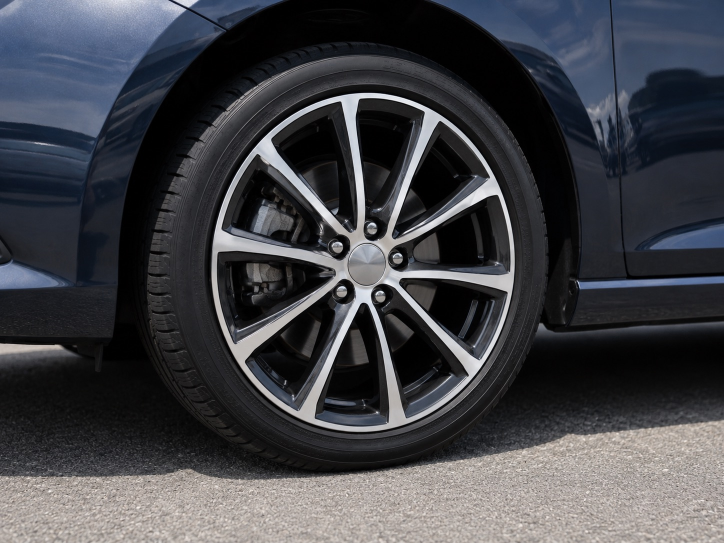
#> input picture src/assets/photos_sections/Jantepolibi-ton.jpg, 1448 x 1086 px, given in place of 01-jante-avant.jpg, which was not available (shown at 1/2 size)
$ python optimize-photos.py ../src/assets/photos_sections/Jantepolibi-ton.jpg
#> lines starting #> are read from the running program, lines starting #| are printed output that depends on the picture
#!/usr/bin/env python3
"""Génère les variantes WebP + JPEG (240 / 800 / 1600 px, plafonnées à la taille native)
des photos client dans src/assets/photos/ et le manifeste manifest.json.

Usage : python3 scripts/optimize-photos.py <dossier-des-sources>
Les sources sont déclarées dans SOURCES (chemin relatif au dossier -> nom de sortie).
"""
import json, sys
from pathlib import Path
from PIL import Image, ImageOps

SOURCES = {
    "avant-apres/01-jante-avant.jpg": "01-jante-avant",
    "avant-apres/01-jante-apres.jpg": "01-jante-apres",
    "avant-apres/02-bouclier-rouge-avant.jpg": "02-bouclier-rouge-avant",
    "avant-apres/02-bouclier-rouge-apres.jpg": "02-bouclier-rouge-apres",
    "avant-apres/03-bouclier-blanc-avant.jpg": "03-bouclier-blanc-avant",
    "avant-apres/03-bouclier-blanc-apres.jpg": "03-bouclier-blanc-apres",
    "avant-apres/04-jante-anthracite-avant.jpg": "04-jante-anthracite-avant",
    "avant-apres/04-jante-anthracite-apres.jpg": "04-jante-anthracite-apres",
    "prestations/jante-argent.jpg": "jante-argent",
    "prestations/jante-polie-biton.jpg": "jante-polie-biton",
    "prestations/jante-noire.jpg": "jante-noire",
    "prestations/jante-anthracite-etrier-jaune.jpg": "jante-anthracite-etrier-jaune",
    # visuels déjà en place, conservés (pas de nouvelle photo fournie)
    "legacy/janteschromes.jpg": "jante-chrome",
    "legacy/lustrage_avant.jpg": "lustrage-avant",
    "legacy/lustrage_apres.jpg": "lustrage-apres",
    "legacy/lustrage-service.png": "lustrage-service",
    "legacy/carrosserie-apres.jpg": "carrosserie-apres",
    "legacy/leasing.png": "leasing-section",
    "legacy/leasing-1.png": "leasing-pack-1",
    "legacy/leasing-2.png": "leasing-pack-classique",
    "legacy/leasing-3.png": "leasing-pack-biton",
}

def main(src_dir: str) -> None:
    src = Path(src_dir)
    out = Path(__file__).resolve().parent.parent / "src" / "assets" / "photos"
    out.mkdir(parents=True, exist_ok=True)
    manifest = {}
    for rel, name in SOURCES.items():
        im = ImageOps.exif_transpose(Image.open(src / rel)).convert("RGB")
#> im is the input picture: PIL image 1448x1086 RGB; mean R, G, B 65.2, 66.3, 71.3
        w, h = im.size
#> w = 1448; h = 1086
        widths = [240, 800]
        top = min(1600, w)
#> top = 1448
        if top > 800:
            widths.append(top)
        widths = [x for x in widths if x <= w]
#> widths = [240, 800, 1448]
        for tw in widths:
            th = round(h * tw / w)
            r = im if tw == w else im.resize((tw, th), Image.LANCZOS)
            r.save(out / f"{name}-{tw}.webp", "WEBP", quality=80, method=6)
            r.save(out / f"{name}-{tw}.jpg", "JPEG", quality=80, optimize=True, progressive=True)
#> this loop made 3 passes
#> pass 1, in main, `r = im if tw == w else im.resize((tw, th), Image.LANCZOS)`:
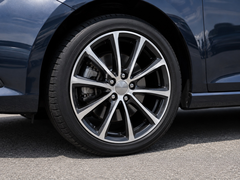
#> r: PIL image 240x180 RGB; mean R, G, B 65.2, 66.3, 71.4
#> pass 2, in main, `r = im if tw == w else im.resize((tw, th), Image.LANCZOS)`:
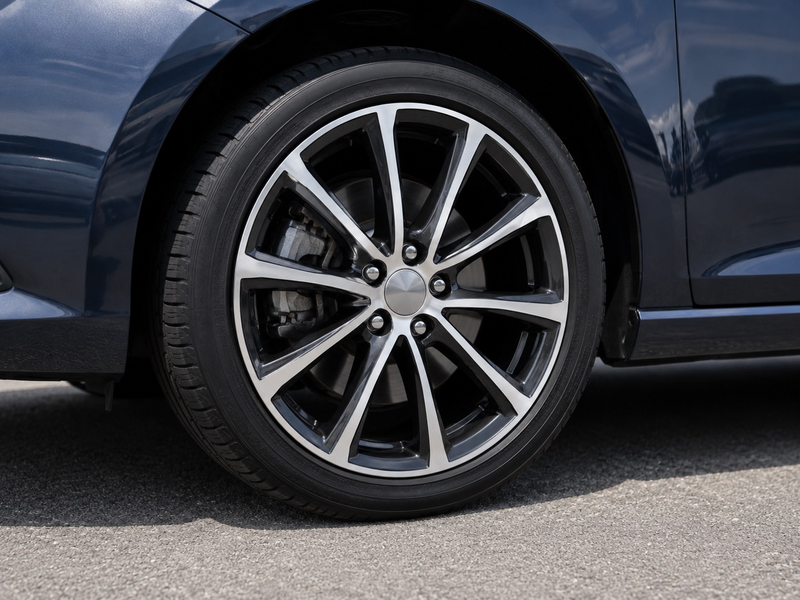
#> r: PIL image 800x600 RGB; mean R, G, B 65.2, 66.3, 71.3
        manifest[name] = {"width": w, "height": h, "widths": widths}
#> pass 2 of the loop in main, `for rel, name in SOURCES.items():`:
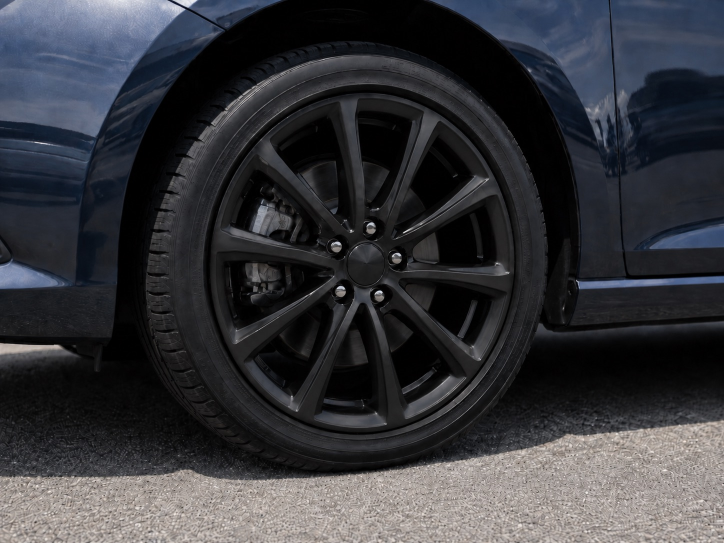
#> input picture src/assets/photos_sections/jante-mat-satinee.jpg, 1448 x 1086 px, given in place of 01-jante-apres.jpg, which was not available (shown at 1/2 size)
#> in main, im is the input picture: PIL image 1448x1086 RGB; mean R, G, B 53.7, 54.6, 59.2
#> the loop in main, `for tw in widths:` made 3 passes
#> pass 1, in main, `r = im if tw == w else im.resize((tw, th), Image.LANCZOS)`:
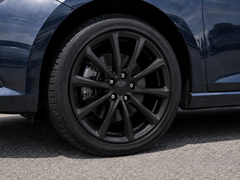
#> r: PIL image 240x180 RGB; mean R, G, B 53.8, 54.6, 59.2
    (out / "manifest.json").write_text(json.dumps(manifest, indent=2) + "\n")
    print(f"{len(manifest)} photos -> {out}")

if __name__ == "__main__":
#> (the run stopped early here; a loop or call above may not have finished)
